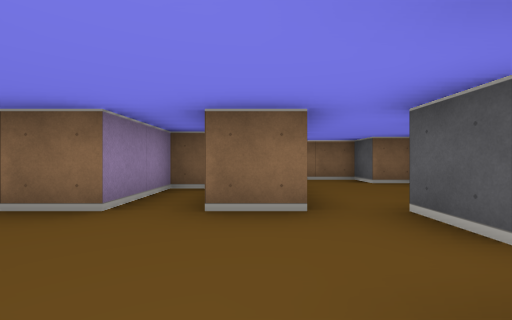
[1] (above)

16 first-person views from a walk through a cub3D maze. The camera is about half as high as the walls, looks level and sees 90° across. The floor is counted in squares. Each view is taken from the middle of a square. On the plan, view 1 faces up. The plan holds only what a view shows up to about 9 squares ahead; the rest is blank.

[2]
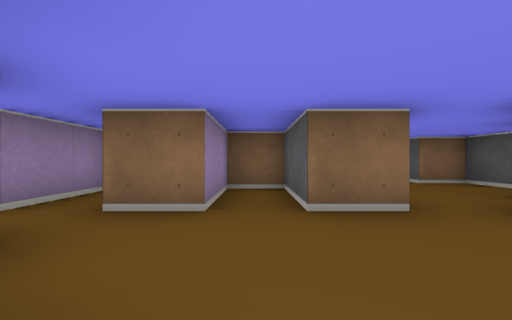

[3]
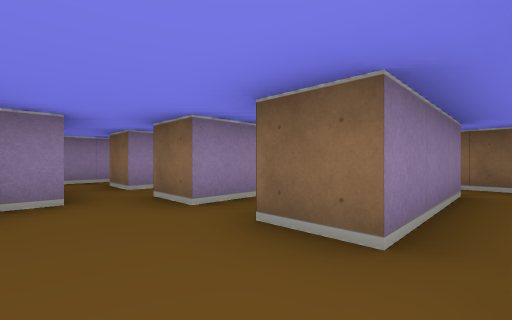

[4]
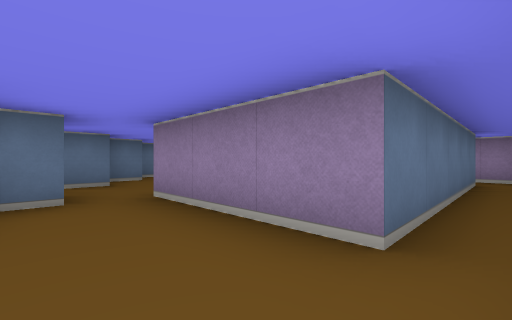

[5]
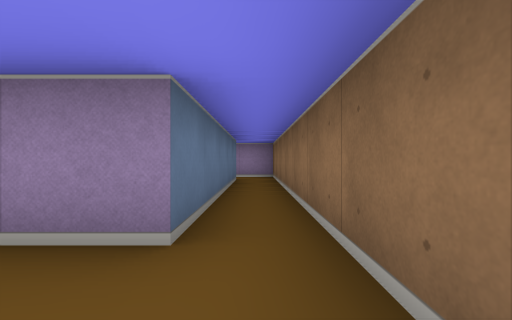

[6]
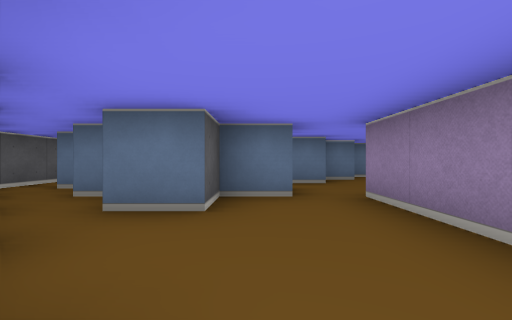

[7]
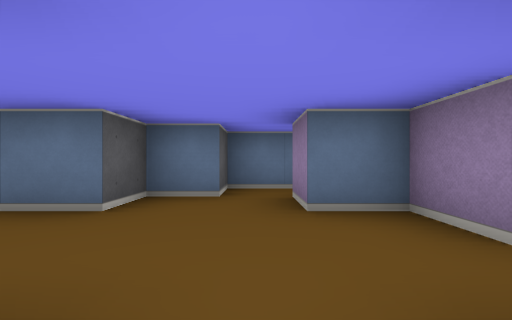

[8]
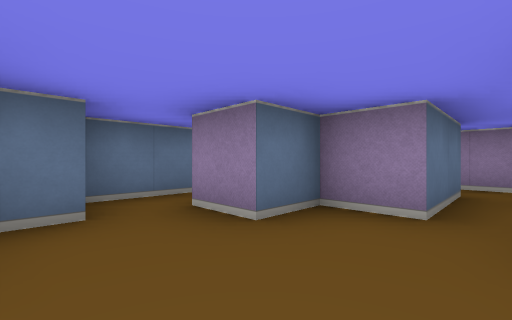

[9]
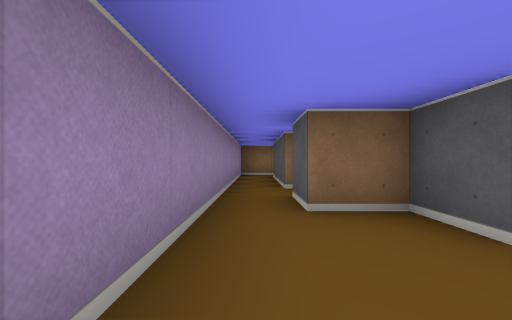

[10]
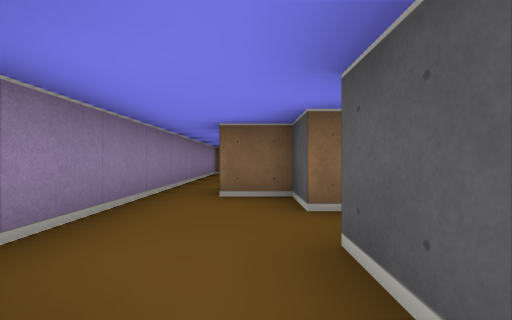

[11]
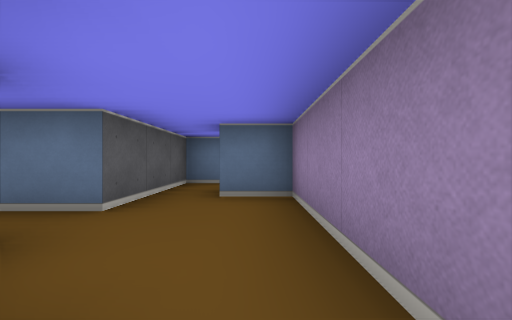

[12]
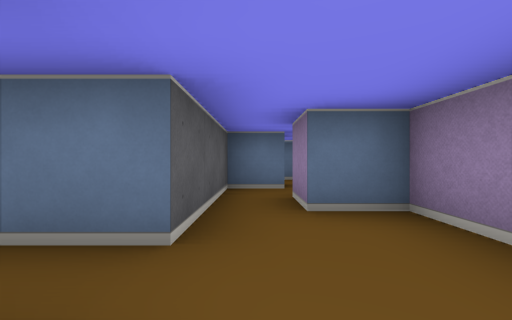

[13]
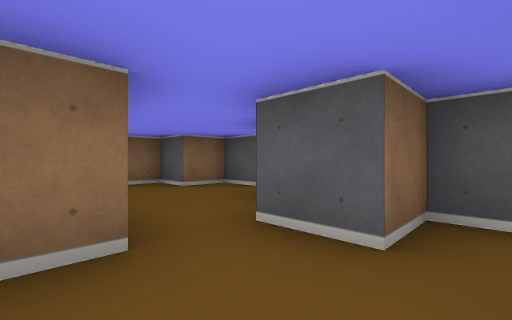

[14]
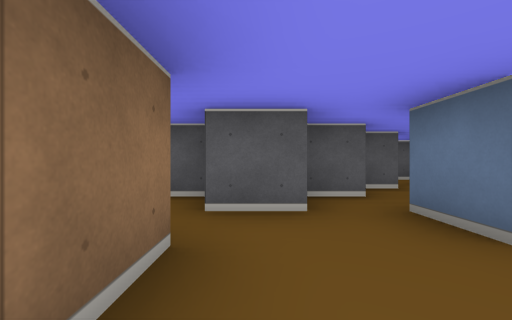

[15]
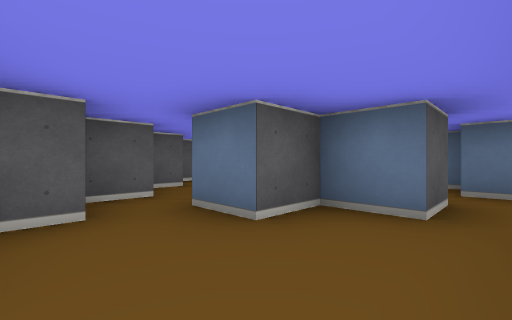

[16]
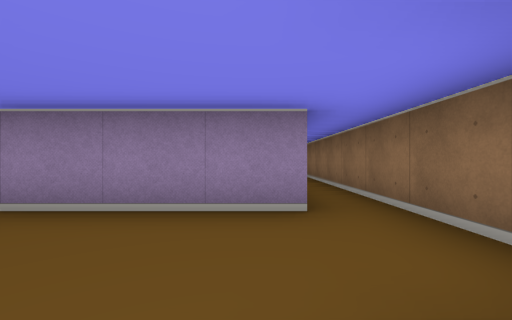

### Floor plan
Points are (right, up) in squares from view 1. A wall is a line through its corners. A room is listed if a view was taken in it or the views show most of it. See-through windows are left out.
Room 1 (views 1, 2, 3, 7, 8, 13, 14)
walls: (0.5, 2.5) (-0.5, 2.5) (-0.5, 4.5) (-1.5, 4.5) (-1.5, 2.5) (-2.5, 2.5); (-0.5, -0.5) (0.5, -0.5) (0.5, 0.5) (1.5, 0.5); (1.5, 1.5) (1.5, 2.5); (-3.5, 4.2) (-3.5, 2.5) (-4.5, 2.5); (-4.5, 1.5) (-2.5, 1.5) (-2.5, 0.5) (-1.5, 0.5) (-1.5, -0.5)
ways out: opening at (1, 3) to room 2; opening at (-4, 2) to room 4; opening at (-1, 0) to room 5; opening at (2, 1)
Room 2 (views 4, 5, 6, 15, 16)
walls: (1.5, 2.5) (2.5, 2.5) (2.5, 3.5) (3.5, 3.5); (3.5, 4.4) (3.5, 5.5) (2.5, 5.5) (2.5, 6.5) (-4.5, 6.5); (-4.5, 5.5) (0.5, 5.5) (0.5, 2.5)
ways out: opening at (1, 3) to room 1; opening at (-4, 6) to room 4; opening at (4, 4)
Room 3 (views 9, 10, 12)
walls: (-3.5, -0.5) (-3.5, 0.5) (-4.5, 0.5); (-5.5, 0.5) (-5.5, -2.5) (-4.5, -2.5) (-4.5, -3.5); (-3.5, -3.5) (-3.5, -1.5)
ways out: opening at (-5, 0) to room 4; opening at (-2.5, -1) to room 5; opening at (-4, -3)
Room 4 (view 11)
walls: (-4.5, 2.5) (-4.5, 5.5); (-4.5, 6.5) (-5.5, 6.5) (-5.5, 0.5); (-4.5, 0.5) (-4.5, 1.5)
ways out: opening at (-4, 2) to room 1; opening at (-4, 6) to room 2; opening at (-5, 0) to room 3
Room 5 (no view inside)
walls: (-3.5, -1.5) (-0.5, -1.5) (-0.5, -0.5)
ways out: opening at (-1, 0) to room 1; opening at (-2.5, -1) to room 3

Where each view was taken, in squares from view 1:
view 1: 0 up, 0 right, facing up
view 2: 0 up, 1 left, facing up
view 3: 1 up, 1 right, facing up-left
view 4: 6 up, 2 right, facing down-left
view 5: 6 up, 2 right, facing left
view 6: 6 up, 2 right, facing down
view 7: 3 up, 1 left, facing down
view 8: 2 up, 0 right, facing down-left
view 9: 2 down, 5 left, facing up
view 10: 3 down, 4 left, facing up
view 11: 1 up, 5 left, facing down
view 12: 0 up, 4 left, facing down
view 13: 1 up, 0 right, facing up-right
view 14: 2 up, 1 left, facing right
view 15: 5 up, 1 right, facing down-right
view 16: 5 up, 3 right, facing left
